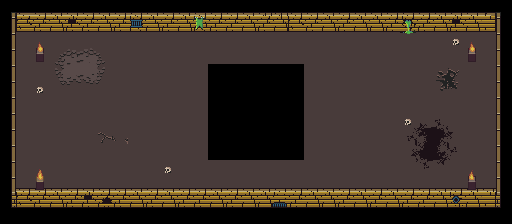

This game map was drawn from its Tiled (.tmx) file and the tilesets committed beside it. A one-line description and the full map source follow:
An orthogonal 32x14 tile map with 16x16 px tiles, 6 tile layers (Floor1, Floor2 (Decoration), Walls (Collidable), Items1 (Collidable), ...).

<map version="1.2" tiledversion="1.2.1" orientation="orthogonal" renderorder="right-down" width="32" height="14" tilewidth="16" tileheight="16" infinite="0" nextlayerid="7" nextobjectid="1">
 <tileset firstgid="1" source="../../../../tilesets/actual/UltimateTileset.tsx" />
 <layer id="1" name="Floor1" width="32" height="14">
  <data encoding="csv">
0,0,0,0,0,0,0,0,0,0,0,0,0,0,0,0,0,0,0,0,0,0,0,0,0,0,0,0,0,0,0,0,
0,0,0,0,0,0,0,0,0,0,0,0,0,0,0,0,0,0,0,0,0,0,0,0,0,0,0,0,0,0,0,0,
0,143,143,143,143,143,143,143,143,143,143,143,143,143,143,143,143,143,143,143,143,143,143,143,143,32,143,143,143,143,143,0,
0,143,143,143,143,143,143,143,143,143,143,143,143,143,143,143,143,143,143,143,143,143,143,143,143,143,143,143,143,143,143,0,
0,143,143,143,143,143,143,143,143,143,143,143,143,0,0,0,0,0,0,143,143,143,143,143,143,143,143,143,143,143,143,0,
0,143,143,143,143,143,143,143,143,143,143,143,143,0,0,0,0,0,0,143,143,143,143,143,143,143,143,143,143,143,143,0,
0,143,143,143,143,143,143,143,143,143,143,143,143,0,0,0,0,0,0,143,143,143,143,143,143,143,143,143,143,143,143,0,
0,143,143,143,143,143,143,143,143,143,143,143,143,0,0,0,0,0,0,143,143,143,143,143,143,143,143,143,143,143,143,0,
0,143,143,143,143,143,143,143,143,143,143,143,143,0,0,0,0,0,0,143,143,143,143,143,143,143,143,143,143,143,143,0,
0,143,143,143,143,143,143,143,143,143,143,143,143,0,0,0,0,0,0,143,143,143,143,143,143,143,143,143,143,143,143,0,
0,143,143,143,143,143,143,143,143,143,143,143,143,143,143,143,143,143,143,143,143,143,143,143,143,143,143,143,143,143,143,0,
0,143,143,143,143,143,143,143,143,143,143,143,143,143,143,143,143,143,143,143,143,143,143,143,143,143,143,143,143,143,143,0,
0,0,0,0,0,0,0,0,0,0,0,0,0,0,0,0,0,0,0,0,0,0,0,0,0,0,0,0,0,0,0,0,
0,0,0,0,0,0,0,0,0,0,0,0,0,0,0,0,0,0,0,0,0,0,0,0,0,0,0,0,0,0,0,0
</data>
 </layer>
 <layer id="2" name="Floor2 (Decoration)" width="32" height="14">
  <data encoding="csv">
0,0,0,0,0,0,0,0,0,0,0,0,0,0,0,0,0,0,0,0,0,0,0,0,0,0,0,0,0,0,0,0,
0,0,0,0,0,0,0,0,0,0,0,0,0,0,0,0,0,0,0,0,0,0,0,0,0,0,0,0,0,0,0,0,
0,0,0,0,0,0,0,0,0,0,0,0,0,0,0,0,0,0,0,0,0,0,0,0,0,0,0,0,222,0,0,0,
0,0,0,117,118,119,120,0,0,0,0,0,0,0,0,0,0,0,0,0,0,0,0,0,0,0,0,0,0,0,0,0,
0,0,0,133,134,135,136,0,0,0,0,0,0,0,0,0,0,0,0,0,0,0,0,0,0,0,0,129,130,0,0,0,
0,0,222,149,150,151,152,0,0,0,0,0,0,0,0,0,0,0,0,0,0,0,0,0,0,0,0,145,146,0,0,0,
0,0,0,0,0,0,0,0,0,0,0,0,0,0,0,0,0,0,0,0,0,0,0,0,0,0,0,0,0,0,0,0,
0,0,0,0,0,0,0,0,0,0,0,0,0,0,0,0,0,0,0,0,0,0,0,0,0,222,183,184,0,0,0,0,
0,0,0,0,0,0,114,115,0,0,0,0,0,0,0,0,0,0,0,0,0,0,0,0,0,181,182,2684354759,2684354743,0,0,0,
0,0,0,0,0,0,0,0,0,0,0,0,0,0,0,0,0,0,0,0,0,0,0,0,0,197,198,2684354760,2684354744,0,0,0,
0,0,0,0,0,0,0,0,0,0,222,0,0,0,0,0,0,0,0,0,0,0,0,0,0,0,3221225656,3221225655,0,0,0,0,
0,0,0,0,0,0,0,0,0,0,0,0,0,0,0,0,0,0,0,0,0,0,0,0,0,0,0,0,0,0,0,0,
0,0,0,0,0,0,0,0,0,0,0,0,0,0,0,0,0,0,0,0,0,0,0,0,0,0,0,0,0,0,0,0,
0,0,0,0,0,0,0,0,0,0,0,0,0,0,0,0,0,0,0,0,0,0,0,0,0,0,0,0,0,0,0,0
</data>
 </layer>
 <layer id="3" name="Walls (Collidable)" width="32" height="14">
  <data encoding="csv">
57,59,61,61,61,61,61,61,61,61,61,61,61,61,61,61,62,62,61,61,61,61,61,61,61,61,61,61,61,61,64,58,
77,28,29,30,45,29,30,29,27,30,29,30,13,29,29,30,29,30,28,29,30,29,30,30,29,16,29,30,45,30,31,78,
77,0,0,0,0,0,0,0,0,0,0,0,0,0,0,0,0,0,0,0,0,0,0,0,0,0,0,0,0,0,0,78,
77,0,0,0,0,0,0,0,0,0,0,0,0,0,0,0,0,0,0,0,0,0,0,0,0,0,0,0,0,0,0,78,
77,0,0,0,0,0,0,0,0,0,0,0,0,0,0,0,0,0,0,0,0,0,0,0,0,0,0,0,0,0,0,78,
77,0,0,0,0,0,0,0,0,0,0,0,0,0,0,0,0,0,0,0,0,0,0,0,0,0,0,0,0,0,0,78,
77,0,0,0,0,0,0,0,0,0,0,0,0,0,0,0,0,0,0,0,0,0,0,0,0,0,0,0,0,0,0,78,
77,0,0,0,0,0,0,0,0,0,0,0,0,0,0,0,0,0,0,0,0,0,0,0,0,0,0,0,0,0,0,78,
77,0,0,0,0,0,0,0,0,0,0,0,0,0,0,0,0,0,0,0,0,0,0,0,0,0,0,0,0,0,0,78,
77,0,0,0,0,0,0,0,0,0,0,0,0,0,0,0,0,0,0,0,0,0,0,0,0,0,0,0,0,0,0,78,
77,0,0,0,0,0,0,0,0,0,0,0,0,0,0,0,0,0,0,0,0,0,0,0,0,0,0,0,0,0,0,78,
77,61,61,61,61,61,61,61,61,61,61,61,61,61,61,61,61,61,61,61,61,61,61,61,61,61,61,61,61,61,61,78,
93,28,29,30,29,45,46,29,30,29,30,29,29,30,29,30,30,43,29,30,30,29,30,29,30,29,29,30,26,30,31,94,
0,0,0,0,0,0,0,0,0,0,0,0,0,0,0,0,0,0,0,0,0,0,0,0,0,0,0,0,0,0,0,0
</data>
 </layer>
 <layer id="4" name="Items1 (Collidable)" width="32" height="14">
  <data encoding="csv">
0,0,0,0,0,0,0,0,0,0,0,0,0,0,0,0,0,0,0,0,0,0,0,0,0,0,0,0,0,0,0,0,
0,0,0,0,0,0,0,0,0,0,0,0,0,0,0,0,0,0,0,0,0,0,0,0,0,0,0,0,0,0,0,0,
0,0,212,0,0,0,0,0,0,0,0,0,0,0,0,0,0,0,0,0,0,0,0,0,0,0,0,0,0,212,0,0,
0,0,228,0,0,0,0,0,0,0,0,0,0,0,0,0,0,0,0,0,0,0,0,0,0,0,0,0,0,228,0,0,
0,0,0,0,0,0,0,0,0,0,0,0,0,0,0,0,0,0,0,0,0,0,0,0,0,0,0,0,0,0,0,0,
0,0,0,0,0,0,0,0,0,0,0,0,0,0,0,0,0,0,0,0,0,0,0,0,0,0,0,0,0,0,0,0,
0,0,0,0,0,0,0,0,0,0,0,0,0,0,0,0,0,0,0,0,0,0,0,0,0,0,0,0,0,0,0,0,
0,0,0,0,0,0,0,0,0,0,0,0,0,0,0,0,0,0,0,0,0,0,0,0,0,0,0,0,0,0,0,0,
0,0,0,0,0,0,0,0,0,0,0,0,0,0,0,0,0,0,0,0,0,0,0,0,0,0,0,0,0,0,0,0,
0,0,0,0,0,0,0,0,0,0,0,0,0,0,0,0,0,0,0,0,0,0,0,0,0,0,0,0,0,0,0,0,
0,0,213,0,0,0,0,0,0,0,0,0,0,0,0,0,0,0,0,0,0,0,0,0,0,0,0,0,0,214,0,0,
0,0,229,0,0,0,0,0,0,0,0,0,0,0,0,0,0,0,0,0,0,0,0,0,0,0,0,0,0,230,0,0,
0,0,0,0,0,0,0,0,0,0,0,0,0,0,0,0,0,0,0,0,0,0,0,0,0,0,0,0,0,0,0,0,
0,0,0,0,0,0,0,0,0,0,0,0,0,0,0,0,0,0,0,0,0,0,0,0,0,0,0,0,0,0,0,0
</data>
 </layer>
 <layer id="5" name="Items2 (Triggerable)" width="32" height="14">
  <data encoding="csv">
0,0,0,0,0,0,0,0,0,0,0,0,0,0,0,0,0,0,0,0,0,0,0,0,0,0,0,0,0,0,0,0,
0,0,0,0,0,0,0,0,0,0,0,0,0,0,0,0,0,0,0,0,0,0,0,0,0,0,0,0,0,0,0,0,
0,0,0,0,0,0,0,0,0,0,0,0,0,0,0,0,0,0,0,0,0,0,0,0,0,0,0,0,0,0,0,0,
0,0,0,0,0,0,0,0,0,0,0,0,0,0,0,0,0,0,0,0,0,0,0,0,0,0,0,0,0,0,0,0,
0,0,0,0,0,0,0,0,0,0,0,0,0,0,0,0,0,0,0,0,0,0,0,0,0,0,0,0,0,0,0,0,
0,0,0,0,0,0,0,0,0,0,0,0,0,0,0,0,0,0,0,0,0,0,0,0,0,0,0,0,0,0,0,0,
0,0,0,0,0,0,0,0,0,0,0,0,0,0,0,0,0,0,0,0,0,0,0,0,0,0,0,0,0,0,0,0,
0,0,0,0,0,0,0,0,0,0,0,0,0,0,0,0,0,0,0,0,0,0,0,0,0,0,0,0,0,0,0,0,
0,0,0,0,0,0,0,0,0,0,0,0,0,0,0,0,0,0,0,0,0,0,0,0,0,0,0,0,0,0,0,0,
0,0,0,0,0,0,0,0,0,0,0,0,0,0,0,0,0,0,0,0,0,0,0,0,0,0,0,0,0,0,0,0,
0,0,0,0,0,0,0,0,0,0,0,0,0,0,0,0,0,0,0,0,0,0,0,0,0,0,0,0,0,0,0,0,
0,0,0,0,0,0,0,0,0,0,0,0,0,0,0,0,0,0,0,0,0,0,0,0,0,0,0,0,0,0,0,0,
0,0,0,0,0,0,0,0,0,0,0,0,0,0,0,0,0,0,0,0,0,0,0,0,0,0,0,0,0,0,0,0,
0,0,0,0,0,0,0,0,0,0,0,0,0,0,0,0,0,0,0,0,0,0,0,0,0,0,0,0,0,0,0,0
</data>
 </layer>
 <layer id="6" name="Characters" width="32" height="14">
  <data encoding="csv">
0,0,0,0,0,0,0,0,0,0,0,0,0,0,0,0,0,0,0,0,0,0,0,0,0,0,0,0,0,0,0,0,
0,0,0,0,0,0,0,0,0,0,0,0,0,0,0,0,0,0,0,0,0,0,0,0,0,0,0,0,0,0,0,0,
0,0,0,0,0,0,0,0,0,0,0,0,0,0,0,0,0,0,0,0,0,0,0,0,0,0,0,0,0,0,0,0,
0,0,0,0,0,0,0,0,0,0,0,0,0,0,0,0,0,0,0,0,0,0,0,0,0,0,0,0,0,0,0,0,
0,0,0,0,0,0,0,0,0,0,0,0,0,0,0,0,0,0,0,0,0,0,0,0,0,0,0,0,0,0,0,0,
0,0,0,0,0,0,0,0,0,0,0,0,0,0,0,0,0,0,0,0,0,0,0,0,0,0,0,0,0,0,0,0,
0,0,0,0,0,0,0,0,0,0,0,0,0,0,0,0,0,0,0,0,0,0,0,0,0,0,0,0,0,0,0,0,
0,0,0,0,0,0,0,0,0,0,0,0,0,0,0,0,0,0,0,0,0,0,0,0,0,0,0,0,0,0,0,0,
0,0,0,0,0,0,0,0,0,0,0,0,0,0,0,0,0,0,0,0,0,0,0,0,0,0,0,0,0,0,0,0,
0,0,0,0,0,0,0,0,0,0,0,0,0,0,0,0,0,0,0,0,0,0,0,0,0,0,0,0,0,0,0,0,
0,0,0,0,0,0,0,0,0,0,0,0,0,0,0,0,0,0,0,0,0,0,0,0,0,0,0,0,0,0,0,0,
0,0,0,0,0,0,0,0,0,0,0,0,0,0,0,0,0,0,0,0,0,0,0,0,0,0,0,0,0,0,0,0,
0,0,0,0,0,0,0,0,0,0,0,0,0,0,0,0,0,0,0,0,0,0,0,0,0,0,0,0,0,0,0,0,
0,0,0,0,0,0,0,0,0,0,0,0,0,0,0,0,0,0,0,0,0,0,0,0,0,0,0,0,0,0,0,0
</data>
 </layer>
</map>
